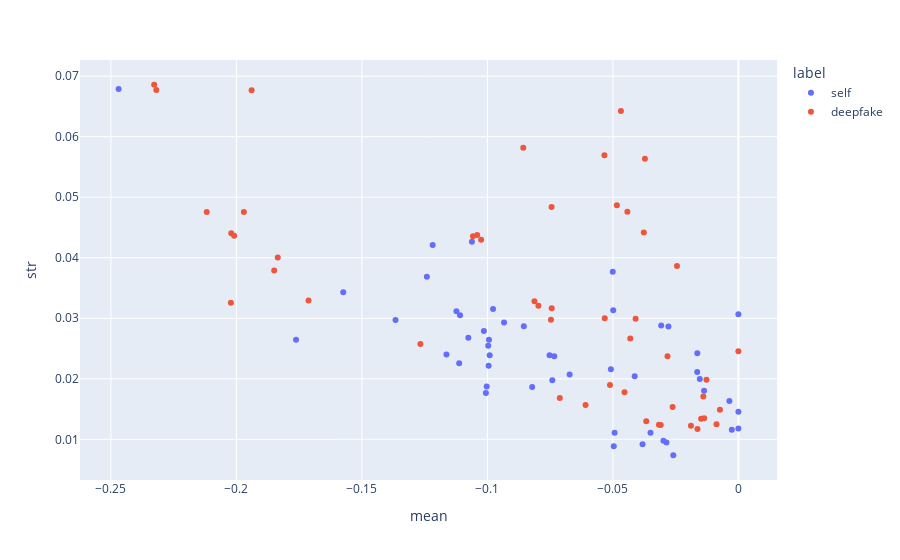

The cell this chart's notebook holds for it:
### Code cell
fig = px.scatter(data_, x="mean", y="str", color="label")
fig.show()
